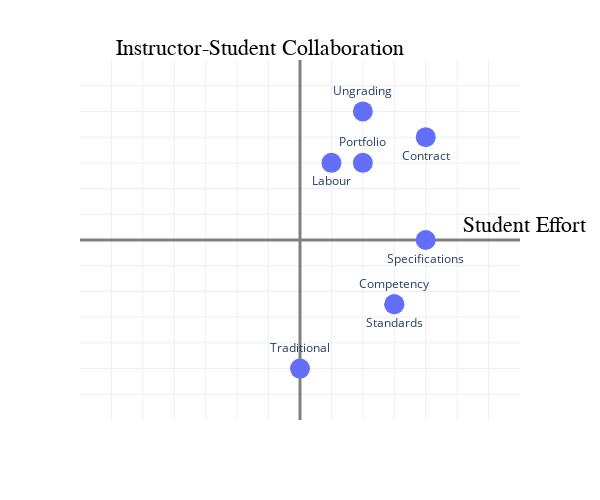

Here is the notebook cell this chart was saved with:
### Code cell
make_plot("Student Effort", "Instructor-Student Collaboration")

### Figure 1 — Plotly figure (JSON) as saved in the notebook; plotly's stock layout.template omitted (floating-point values rounded to 4 significant figures)
{"data": [{"hovertemplate": "Student Effort=%{x}<br>Instructor-Student Collaboration=%{y}<br>System=%{text}<extra></extra>", "legendgroup": "", "marker": {"color": "#636efa", "size": 20, "symbol": "circle"}, "mode": "markers+text", "name": "", "orientation": "v", "showlegend": false, "text": ["Traditional", "Standards", "Competency", "Contract", "Ungrading", "Specifications", "Portfolio", "Labour"], "textposition": ["top center", "bottom center", "top center", "bottom center", "top center", "bottom center", "top center", "bottom center"], "type": "scatter", "x": [0, 30, 30, 40, 20, 40, 20, 10], "xaxis": "x", "y": [-50, -25, -25, 40, 50, 0, 30, 30], "yaxis": "y"}], "layout": {"annotations": [{"font": {"color": "Black", "family": "sans serif", "size": 22}, "showarrow": false, "text": "Student Effort", "x": 70, "xshift": 5, "y": 0, "yshift": 15}, {"font": {"color": "Black", "family": "sans serif", "size": 22}, "showarrow": false, "text": "Instructor-Student Collaboration", "x": 0, "xshift": -40, "y": 70, "yshift": 12}], "autosize": true, "height": 500, "legend": {"tracegroupgap": 0}, "margin": {"t": 60}, "showlegend": false, "title": {"text": ""}, "width": 600, "xaxis": {"anchor": "y", "domain": [0, 1], "range": [-70, 70], "showticklabels": false, "ticklabelstep": 1, "tickvals": [-60, -50, -40, -30, -20, -10, 0, 10, 20, 30, 40, 50, 60], "title": {"text": ""}, "type": "linear", "zerolinecolor": "Grey", "zerolinewidth": 3}, "yaxis": {"anchor": "x", "domain": [0, 1], "range": [-70, 70], "showticklabels": false, "ticklabelstep": 1, "tickvals": [-60, -50, -40, -30, -20, -10, 0, 10, 20, 30, 40, 50, 60], "title": {"text": ""}, "type": "linear", "zerolinecolor": "Grey", "zerolinewidth": 3}}}
